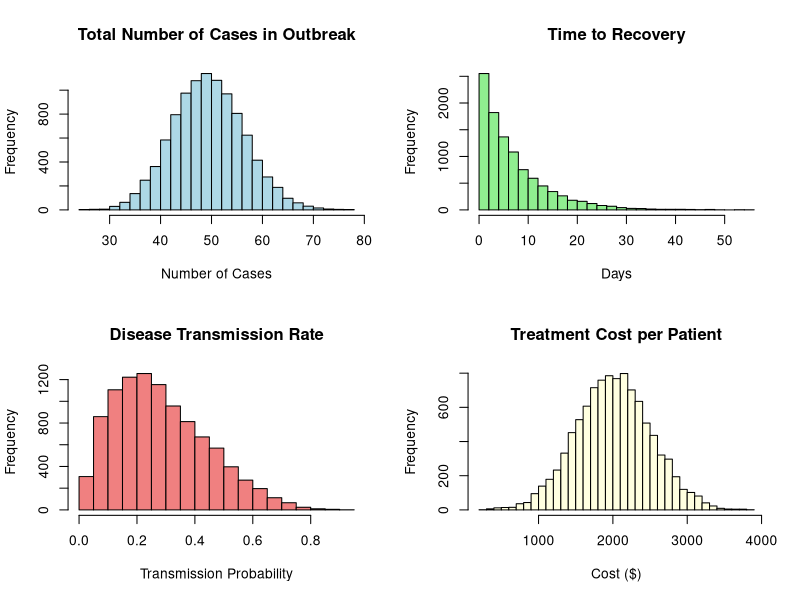

R code for this plot:
# Set random seed for reproducibility
set.seed(123)

# Number of iterations for the simulation
n_simulations <- 10000

# 1. Simulating the Total Number of Cases in an Outbreak
# Assume an outbreak where the number of cases in a population follows a Poisson distribution
lambda <- 50  # Average number of new cases per day
poisson_simulation <- rpois(n_simulations, lambda)

# 2. Simulating the Time to Recovery in Days
# Assume the recovery time for individuals follows an Exponential distribution
mean_recovery_time <- 7  # Average recovery time in days
recovery_simulation <- rexp(n_simulations, rate = 1 / mean_recovery_time)

# 3. Simulating Disease Transmission Rates in a Population
# Assume the probability of transmission follows a Beta distribution (proportion)
alpha <- 2  # Shape parameter 1
beta <- 5   # Shape parameter 2
transmission_simulation <- rbeta(n_simulations, alpha, beta)

# 4. Simulating the Risk of a Disease (Binary Outcome)
# The risk of contracting a disease in a population can be modeled with a Binomial distribution
population_size <- 1000  # Total population size
risk_probability <- 0.1  # Probability of contracting the disease
disease_outcome_simulation <- rbinom(n_simulations, population_size, risk_probability)

# 5. Calculating the Total Cost of Treatment
# Suppose the cost of treatment per patient follows a normal distribution
mean_cost <- 2000  # Average treatment cost
sd_cost <- 500     # Standard deviation of treatment cost
treatment_cost_simulation <- rnorm(n_simulations, mean = mean_cost, sd = sd_cost)

# 6. Simulating the Number of Hospital Admissions
# Hospital admissions may follow a Poisson distribution with variable rates
lambda_hospital <- 10  # Average number of hospital admissions per day
hospital_admission_simulation <- rpois(n_simulations, lambda_hospital)

# Monte Carlo Estimations

# Estimate the total number of cases in an outbreak
estimated_cases <- mean(poisson_simulation)

# Estimate the average time to recovery
estimated_recovery_time <- mean(recovery_simulation)

# Estimate the average transmission probability
estimated_transmission_rate <- mean(transmission_simulation)

# Estimate the proportion of individuals affected by the disease
estimated_disease_risk <- mean(disease_outcome_simulation / population_size)

# Estimate the total treatment cost
estimated_total_treatment_cost <- mean(treatment_cost_simulation)

# Estimate the average number of hospital admissions
estimated_hospital_admissions <- mean(hospital_admission_simulation)

# Visualize the distribution of some key simulations
par(mfrow = c(2, 2))  # Plot in a 2x2 grid

# 1. Distribution of Total Number of Cases
hist(poisson_simulation, 
     breaks = 30, 
     col = 'lightblue', 
     main = "Total Number of Cases in Outbreak", 
     xlab = "Number of Cases", 
     ylab = "Frequency", 
     border = 'black')

# 2. Distribution of Time to Recovery
hist(recovery_simulation, 
     breaks = 30, 
     col = 'lightgreen',
     main = "Time to Recovery", 
     xlab = "Days", 
     ylab = "Frequency",
     border = 'black')

# 3. Distribution of Disease Transmission Rate
hist(transmission_simulation, 
     breaks = 30, 
     col = 'lightcoral', 
     main = "Disease Transmission Rate", 
     xlab = "Transmission Probability", 
     ylab = "Frequency", border = 'black')

# 4. Distribution of Treatment Cost
hist(treatment_cost_simulation, 
     breaks = 30, 
     col = 'lightyellow', 
     main = "Treatment Cost per Patient", 
     xlab = "Cost ($)", 
     ylab = "Frequency", 
     border = 'black')
